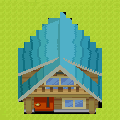

This is a level from a 2D game, rendered from its Tiled map with the project's own tilesets. A one-line summary and the complete map file follow:
An orthogonal 20x20 tile map with 6x6 px tiles, 1 tile layer (Tile Layer 1), 4 tilesets.

<map version="1.0" orientation="orthogonal" renderorder="right-down" width="20" height="20" tilewidth="6" tileheight="6" nextobjectid="1">
 <tileset firstgid="1" name="tileset9" tilewidth="6" tileheight="6" tilecount="4536" columns="81">
  <image source="tileset/tileset9.png" width="491" height="340" />
 </tileset>
 <tileset firstgid="4537" name="tileset8" tilewidth="6" tileheight="6" tilecount="27632" columns="314">
  <image source="tileset/tileset8.png" width="1888" height="528" />
 </tileset>
 <tileset firstgid="32169" name="tileset6" tilewidth="6" tileheight="6" tilecount="4848" columns="101">
  <image source="tileset/tileset6.png" width="608" height="288" />
 </tileset>
 <tileset firstgid="37017" name="tileset7" tilewidth="6" tileheight="6" tilecount="27378" columns="234">
  <image source="tileset/tileset7.png" width="1408" height="704" />
 </tileset>
 <layer name="Tile Layer 1" width="20" height="20">
  <data encoding="csv">
17807,17807,17807,16238,16234,16235,16236,16237,16238,16238,16238,16238,16238,16238,16238,17807,17807,17807,17807,16237,
17807,17807,17807,17807,17807,17807,17807,17807,17807,17807,17807,17807,17807,17807,17807,17807,17807,17807,17807,16237,
17807,17807,17807,17807,17807,17807,17807,17807,17807,17807,49377,17807,17807,17807,17807,17807,17807,17807,17807,17807,
17807,17807,17807,17807,17807,17807,17807,17807,49609,49610,49611,49612,17807,17807,17807,17807,17807,17807,17807,17807,
17807,17807,17807,17807,17807,17807,17807,49842,49843,49844,49845,49846,49847,17807,17807,17807,17807,17807,17807,17807,
17807,17807,17807,17807,17807,17807,50075,50076,50077,50078,50079,50080,50081,50082,17807,17807,17807,17807,17807,17807,
17807,17807,17807,17807,17807,50308,50309,50310,50311,50312,50313,50314,50315,50316,50317,17807,17807,17807,17807,17807,
17807,17807,17807,17807,50541,50542,50543,50544,50545,50546,50547,50548,50549,50550,50551,50552,17807,17807,17807,17807,
17807,17807,17807,50774,50775,50776,50777,50778,50779,50780,50781,50782,50783,50784,50785,50786,50787,17807,17807,17807,
17807,17807,17807,51008,51009,51010,51011,51012,51013,51014,51015,51016,51017,51018,51019,51020,51021,17807,17807,17807,
17807,17807,17807,51242,51243,51244,51245,51246,51247,51248,51249,51250,51251,51252,51253,51254,51255,17807,17807,17807,
17807,17807,17807,51476,51477,51478,51479,51480,51481,51482,51483,51484,51485,51486,51487,51488,51489,17807,17807,17807,
17807,17807,17807,51710,51711,51712,51713,51714,51715,51716,51717,51718,51719,51720,51721,51722,51723,17807,17807,17807,
17807,17807,17807,51944,51945,51946,51947,51948,51949,51950,51951,51952,51953,51954,51955,51956,51957,17807,17807,17807,
17807,17807,17807,52178,52179,52180,52181,52182,52183,52184,52185,52186,52187,52188,52189,52190,52191,17807,17807,17807,
17807,17807,17807,52412,52413,52414,52415,52416,52417,52418,52419,52420,52421,52422,52423,52424,52425,17807,17807,17807,
17807,17807,17807,52646,52647,52648,52649,52650,52651,52652,52653,52654,52655,52656,52657,52658,52659,17807,17807,17807,
17807,17807,17807,17807,52881,52882,52883,52884,52885,52886,52887,52888,52889,52890,52891,52892,52893,17807,17807,17807,
18107,17807,17807,17807,53115,53116,53117,53118,53119,53120,53121,53122,53123,53124,53125,53126,17807,17807,17807,17807,
14978,17807,17807,17807,17807,17807,17807,17807,17807,17807,17807,17807,17807,17807,17807,17807,17807,17807,17807,17807
</data>
 </layer>
</map>
